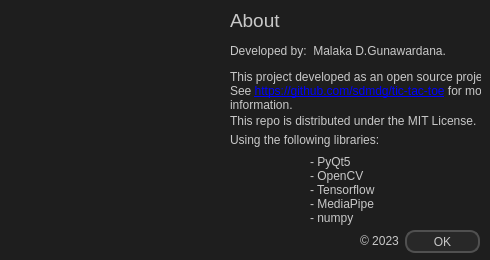
<?xml version="1.0" encoding="UTF-8"?>
<ui version="4.0">
 <class>Dialog</class>
 <widget class="QDialog" name="Dialog">
  <property name="geometry">
   <rect>
    <x>0</x>
    <y>0</y>
    <width>490</width>
    <height>260</height>
   </rect>
  </property>
  <property name="minimumSize">
   <size>
    <width>490</width>
    <height>260</height>
   </size>
  </property>
  <property name="maximumSize">
   <size>
    <width>490</width>
    <height>260</height>
   </size>
  </property>
  <property name="windowTitle">
   <string>Dialog</string>
  </property>
  <property name="styleSheet">
   <string notr="true">QWidget {
background-color: rgb(30, 30, 30)

}
QLabel{
color: rgb(200, 200, 200);
background-color:rgba(0, 0, 0, 0)
}

QPushButton {
background-color:rgb(40, 40, 40);
color: rgb(200, 200, 200);
border: 2px solid rgb(80, 80, 80);
border-radius: 10px;
padding: 1px;
}
QPushButton:hover {
background-color:rgb(20, 115, 230);
	color: rgb(200, 200, 200);
border: 1px solid rgb(20, 115, 230);
}
QPushButton:pressed {
background-color:rgb(18, 100, 200);
color: rgb(200, 200, 200);
border: 1px solid rgb(18, 100, 200);
}

QLineEdit{
background-color:rgb(30, 30, 30);
color: rgb(200, 200, 200);
border: 2px solid rgb(20, 115, 230);
border-radius: 10px;
padding: 1px;
}

QProgressBar {
background-color:rgb(30, 30, 30);
border: 2px solid rgb(80, 80, 80);
border-radius: 6px;
color:rgb(200, 200, 200);
text-align: center;
}
QProgressBar::chunk {
background-color:rgb(20, 115, 230);
border: 2px solid rgb(20, 115, 230);
border-radius: 1px;
}</string>
  </property>
  <widget class="QLabel" name="dummy_1">
   <property name="geometry">
    <rect>
     <x>230</x>
     <y>10</y>
     <width>251</width>
     <height>21</height>
    </rect>
   </property>
   <property name="font">
    <font>
     <family>Arial</family>
     <pointsize>14</pointsize>
    </font>
   </property>
   <property name="styleSheet">
    <string notr="true"/>
   </property>
   <property name="text">
    <string>About</string>
   </property>
  </widget>
  <widget class="QPushButton" name="btn_ok">
   <property name="geometry">
    <rect>
     <x>405</x>
     <y>230</y>
     <width>75</width>
     <height>23</height>
    </rect>
   </property>
   <property name="styleSheet">
    <string notr="true"/>
   </property>
   <property name="text">
    <string>OK</string>
   </property>
  </widget>
  <widget class="QLabel" name="icon">
   <property name="geometry">
    <rect>
     <x>10</x>
     <y>30</y>
     <width>200</width>
     <height>200</height>
    </rect>
   </property>
   <property name="styleSheet">
    <string notr="true"/>
   </property>
   <property name="text">
    <string/>
   </property>
  </widget>
  <widget class="QLabel" name="dummy_2">
   <property name="geometry">
    <rect>
     <x>230</x>
     <y>70</y>
     <width>251</width>
     <height>41</height>
    </rect>
   </property>
   <property name="text">
    <string>&lt;html&gt;&lt;head/&gt;&lt;body&gt;&lt;p&gt;This project developed as an open source project.&lt;br/&gt;See &lt;a href=&quot;https://github.com/sdmdg/vaultapp&quot;&gt;&lt;span style=&quot; text-decoration: underline; color:#0000ff;&quot;&gt;https://github.com/sdmdg/tic-tac-toe&lt;/span&gt;&lt;/a&gt; for more&lt;br/&gt;information.&lt;/p&gt;&lt;/body&gt;&lt;/html&gt;</string>
   </property>
  </widget>
  <widget class="QLabel" name="dummy_3">
   <property name="geometry">
    <rect>
     <x>230</x>
     <y>40</y>
     <width>251</width>
     <height>21</height>
    </rect>
   </property>
   <property name="text">
    <string>Developed by:  Malaka D.Gunawardana.</string>
   </property>
  </widget>
  <widget class="QLabel" name="dummy_4">
   <property name="geometry">
    <rect>
     <x>230</x>
     <y>130</y>
     <width>251</width>
     <height>21</height>
    </rect>
   </property>
   <property name="text">
    <string>&lt;html&gt;&lt;head/&gt;&lt;body&gt;&lt;p&gt;Using the following libraries:&lt;/p&gt;&lt;/body&gt;&lt;/html&gt;</string>
   </property>
  </widget>
  <widget class="QLabel" name="dummy_5">
   <property name="geometry">
    <rect>
     <x>360</x>
     <y>231</y>
     <width>41</width>
     <height>20</height>
    </rect>
   </property>
   <property name="text">
    <string>© 2023</string>
   </property>
  </widget>
  <widget class="QLabel" name="dummy_6">
   <property name="geometry">
    <rect>
     <x>230</x>
     <y>110</y>
     <width>251</width>
     <height>21</height>
    </rect>
   </property>
   <property name="text">
    <string>This repo is distributed under the MIT License.</string>
   </property>
  </widget>
  <widget class="QTextEdit" name="release_notes">
   <property name="enabled">
    <bool>true</bool>
   </property>
   <property name="geometry">
    <rect>
     <x>10</x>
     <y>270</y>
     <width>471</width>
     <height>115</height>
    </rect>
   </property>
   <property name="styleSheet">
    <string notr="true">color: rgb(200, 200, 200);
background-color:rgb(10, 10, 10);
border: 4px solid rgb(10, 10, 10);
border-radius: 10px;</string>
   </property>
   <property name="verticalScrollBarPolicy">
    <enum>Qt::ScrollBarAlwaysOff</enum>
   </property>
   <property name="horizontalScrollBarPolicy">
    <enum>Qt::ScrollBarAlwaysOff</enum>
   </property>
   <property name="readOnly">
    <bool>true</bool>
   </property>
   <property name="html">
    <string>&lt;!DOCTYPE HTML PUBLIC &quot;-//W3C//DTD HTML 4.0//EN&quot; &quot;http://www.w3.org/TR/REC-html40/strict.dtd&quot;&gt;
&lt;html&gt;&lt;head&gt;&lt;meta name=&quot;qrichtext&quot; content=&quot;1&quot; /&gt;&lt;style type=&quot;text/css&quot;&gt;
p, li { white-space: pre-wrap; }
&lt;/style&gt;&lt;/head&gt;&lt;body style=&quot; font-family:'MS Shell Dlg 2'; font-size:8.25pt; font-weight:400; font-style:normal;&quot;&gt;
&lt;p style=&quot; margin-top:0px; margin-bottom:0px; margin-left:0px; margin-right:0px; -qt-block-indent:0; text-indent:0px;&quot;&gt;&lt;span style=&quot; font-size:9pt; font-weight:600; text-decoration: underline;&quot;&gt; Release Notes &lt;/span&gt;&lt;/p&gt;
&lt;p style=&quot;-qt-paragraph-type:empty; margin-top:0px; margin-bottom:0px; margin-left:0px; margin-right:0px; -qt-block-indent:0; text-indent:0px; text-decoration: underline;&quot;&gt;&lt;br /&gt;&lt;/p&gt;
&lt;p style=&quot; margin-top:0px; margin-bottom:0px; margin-left:0px; margin-right:0px; -qt-block-indent:0; text-indent:0px;&quot;&gt;&lt;span style=&quot; font-size:8pt; font-weight:600;&quot;&gt;&amp;gt; Version 0.1.21 (2023/12/10) &lt;/span&gt;&lt;/p&gt;
&lt;p style=&quot; margin-top:0px; margin-bottom:0px; margin-left:0px; margin-right:0px; -qt-block-indent:0; text-indent:0px;&quot;&gt;    - UI fixes and improvements.&lt;/p&gt;
&lt;p style=&quot; margin-top:0px; margin-bottom:0px; margin-left:0px; margin-right:0px; -qt-block-indent:0; text-indent:0px;&quot;&gt;    - Bug fixes.&lt;/p&gt;
&lt;p style=&quot;-qt-paragraph-type:empty; margin-top:0px; margin-bottom:0px; margin-left:0px; margin-right:0px; -qt-block-indent:0; text-indent:0px;&quot;&gt;&lt;br /&gt;&lt;/p&gt;
&lt;p style=&quot; margin-top:0px; margin-bottom:0px; margin-left:0px; margin-right:0px; -qt-block-indent:0; text-indent:0px;&quot;&gt;&lt;span style=&quot; font-size:8pt; font-weight:600;&quot;&gt;&amp;gt; V&lt;/span&gt;&lt;span style=&quot; font-weight:600;&quot;&gt;ersion 0.1.0 (Initial Release) (2023/11/25) &lt;/span&gt;&lt;/p&gt;&lt;/body&gt;&lt;/html&gt;</string>
   </property>
  </widget>
  <widget class="QLabel" name="dummy_7">
   <property name="geometry">
    <rect>
     <x>310</x>
     <y>150</y>
     <width>91</width>
     <height>81</height>
    </rect>
   </property>
   <property name="text">
    <string>&lt;html&gt;&lt;head/&gt;&lt;body&gt;&lt;p&gt;- PyQt5&lt;br/&gt;- OpenCV&lt;br/&gt;- Tensorflow&lt;br/&gt;- MediaPipe&lt;br/&gt;- numpy&lt;/p&gt;&lt;/body&gt;&lt;/html&gt;</string>
   </property>
  </widget>
 </widget>
 <resources/>
 <connections/>
</ui>
